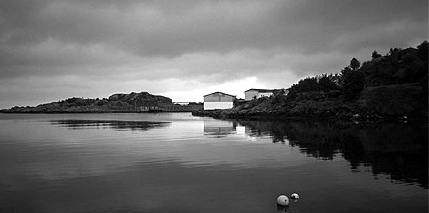
#> input picture TD2/IlesLofoten.png, 429 x 213 px, found by its file name
$ python TD2Ex1.py
#> lines starting #> are read from the running program, lines starting #| are printed output that depends on the picture
# -*- coding: utf-8 -*-
"""
Programme de traitement d'image : Analyse d'histogramme et distribution

Ce script illustre les concepts fondamentaux de l'analyse d'histogramme en traitement d'images :
- Calcul et visualisation de l'histogramme
- Calcul des probabilités de niveaux de gris
- Calcul de la fonction de distribution cumulative

Concepts théoriques :
- Une image en niveaux de gris est une matrice 2D où chaque élément représente
  l'intensité lumineuse d'un pixel
- Pour une image 8 bits, les valeurs sont comprises entre 0 (noir) et 255 (blanc)
- L'histogramme représente la distribution des niveaux de gris dans l'image
- La fonction de distribution cumulative permet d'analyser la répartition globale
  des intensités
"""

# IMPORTATION DES BIBLIOTHÈQUES ----------------------------------------------
import numpy as np          # Pour les calculs matriciels
import skimage as ski      # Pour le traitement d'images
import matplotlib.pyplot as plt  # Pour la visualisation

# Configuration de la figure principale pour l'affichage
plt.figure(figsize=(15, 10))

# CHARGEMENT ET ANALYSE DE L'IMAGE -------------------------------------------
"""
Cette section charge l'image et affiche ses caractéristiques techniques.
Propriétés importantes :
- dtype : type de données (uint8 pour 8 bits)
- ndim : nombre de dimensions
- shape : dimensions de l'image (hauteur × largeur)
"""
# Charge l'image depuis le fichier spécifié et la stocke dans une matrice numpy
im = ski.io.imread("TD2/IlesLofoten.png")
#> im is the input picture: shape (213, 429); min 0, max 255, mean 99.4

# Affiche les caractéristiques techniques de l'image
print("Image features:")
print("\tData type........:", type(im))    # Type de l'objet Python (ndarray)
#> (printed output is left out)
print("\tPixel type.......:", im.dtype)    # Type des données des pixels (uint8 = 8 bits)
#> (printed output is left out)
print('\tGrayscale range..:[', im.min(), ',', im.max(), ']')  # Valeurs min et max des pixels
#| 	Grayscale range..:[ 0 , 255 ]
print("\tImage dimension .:", im.ndim)      # Nombre de dimensions (2 pour niveau de gris)
#| 	Image dimension .: 2
print("\tImage size.......:", im.shape)     # Taille en pixels (hauteur x largeur)
#> (printed output is left out)

# Configure le premier sous-plot (1er quadrant) pour afficher l'image source
plt.subplot(2, 2, 1)
plt.imshow(im, cmap='gray')        # Affiche l'image en niveaux de gris
plt.colorbar()                     # Ajoute une barre de couleur pour l'échelle
plt.title('Source image')

# CALCUL DE L'HISTOGRAMME ---------------------------------------------------
"""
L'histogramme compte le nombre de pixels pour chaque niveau de gris.
Applications :
- Analyse de la distribution des intensités
- Détection de problèmes de contraste
- Base pour les techniques d'amélioration d'image
"""
# Initialise les variables pour le calcul de l'histogramme
nbGrayLevels = 256                # Nombre de niveaux de gris possibles (8 bits = 2^8)
H, W = im.shape                   # Récupère la hauteur (H) et largeur (W) de l'image
#> H = 213; W = 429

# Crée un tableau pour stocker l'histogramme (compte de pixels par niveau de gris)
Hist = np.zeros(nbGrayLevels)     # Initialise avec des zéros
for i in range(H):                # Parcourt chaque ligne
    for j in range(W):            # Parcourt chaque colonne
        Hist[im[i,j]] += 1        # Incrémente le compteur pour le niveau de gris du pixel

# Affichage de l'histogramme
plt.subplot(2, 2, 2)
plt.bar(range(nbGrayLevels), Hist)    # Crée un graphique en barres de l'histogramme
plt.title('My histogram')
plt.xlabel('gray levels')              # Axe X : niveaux de gris (0-255)
plt.ylabel('# pixels')                 # Axe Y : nombre de pixels
plt.grid(True)                         # Ajoute une grille pour meilleure lisibilité

# CALCUL DES PROBABILITÉS --------------------------------------------------
"""
La probabilité P(i) pour chaque niveau de gris i est :
P(i) = nombre de pixels de niveau i / nombre total de pixels

Propriétés :
- 0 ≤ P(i) ≤ 1
- La somme de toutes les probabilités = 1

Applications :
- Base pour l'égalisation d'histogramme
- Analyse statistique de l'image
"""
# Calcule les probabilités en normalisant l'histogramme
P = Hist / (H * W)                     # Divise par le nombre total de pixels

# Affichage des probabilités
plt.subplot(2, 2, 3)
plt.bar(range(len(P)), P)              # Crée un graphique en barres des probabilités
plt.title("Probabilities of gray levels")
plt.xlabel("Gray levels")               # Axe X : niveaux de gris
plt.ylabel("Gray level probabilities")  # Axe Y : probabilités (entre 0 et 1)
plt.grid(True)

# Calcule un exemple de probabilité cumulative jusqu'au niveau 100
n = 100                                # Niveau de gris choisi pour l'exemple
pn = np.sum(P[0:n])                    # Somme des probabilités de 0 à n
#> pn = 0.49
print('Probability that a pixel has a gray level less or equal than ', n, ' = {0:.2f}'.format(pn))
#| Probability that a pixel has a gray level less or equal than  100  = 0.49

# CALCUL DE LA FONCTION DE DISTRIBUTION -------------------------------------
"""
La fonction de distribution cumulative F(k) est la somme des probabilités
jusqu'au niveau k.

Propriétés :
- F(k) = Σ P(i) pour i de 0 à k
- F est monotone croissante
- 0 ≤ F(k) ≤ 1

Applications :
- Égalisation d'histogramme
- Analyse de la répartition des niveaux de gris
- Base pour les transformations d'intensité
"""
# Initialise le tableau pour la fonction de distribution cumulative
F = np.zeros(len(P))                   # Crée un tableau de zéros de même taille que P
#> F = 256 values from 0 to 0
for k in range(len(P)):                # Pour chaque niveau de gris
    F[k] = np.sum(P[0:k+1])           # Somme toutes les probabilités jusqu'à k
#> after the loop, F = 256 values from 0.00555 to 1

# Affichage de la fonction de distribution
plt.subplot(2, 2, 4)
plt.plot(range(len(P)), F)             # Trace la fonction de distribution cumulative
plt.title('Gray level distribution function')
plt.xlabel('Gray levels')
plt.ylabel('Cumulative probability')
plt.grid(True)

# Optimisation de l'affichage
plt.tight_layout()
plt.show()
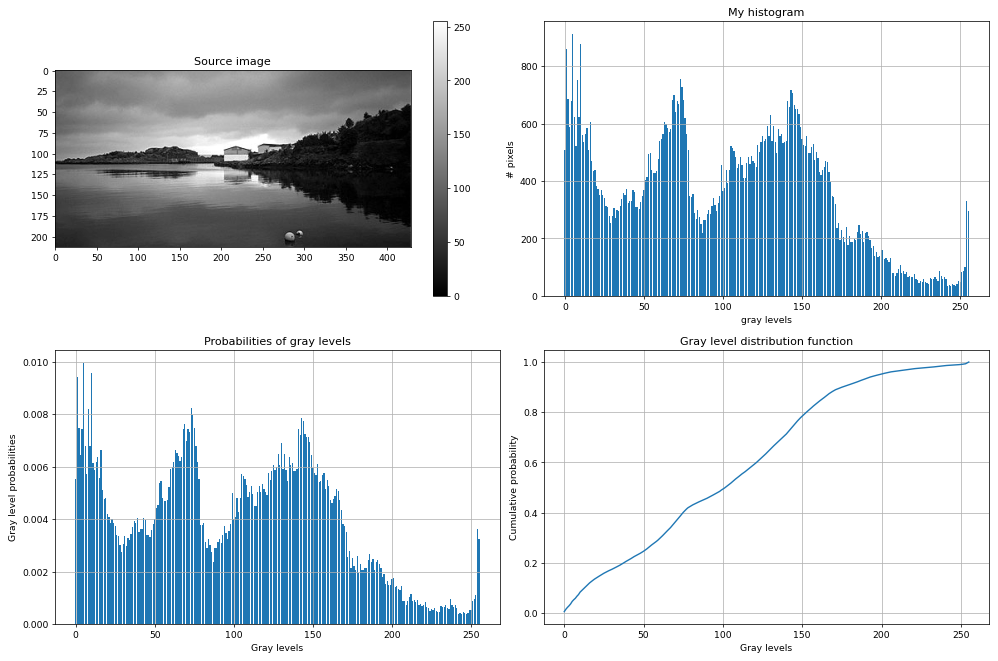
#> figure drawn by matplotlib, 5 panels; panel 3: tallest bar 911 high, from x = 4.6 to 5.4; panel 4: tallest bar 0.00997 high, from x = 4.6 to 5.4; panel 5: curve peaks at x = 255, y = 1
